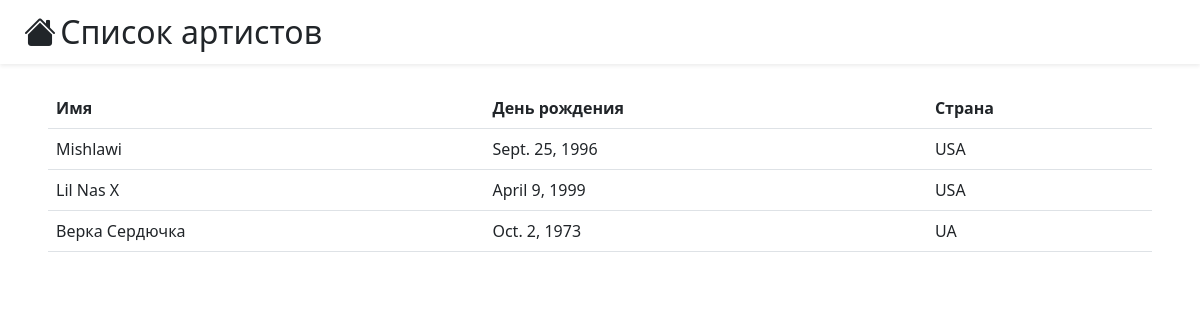
The app's page /artists/, older data.
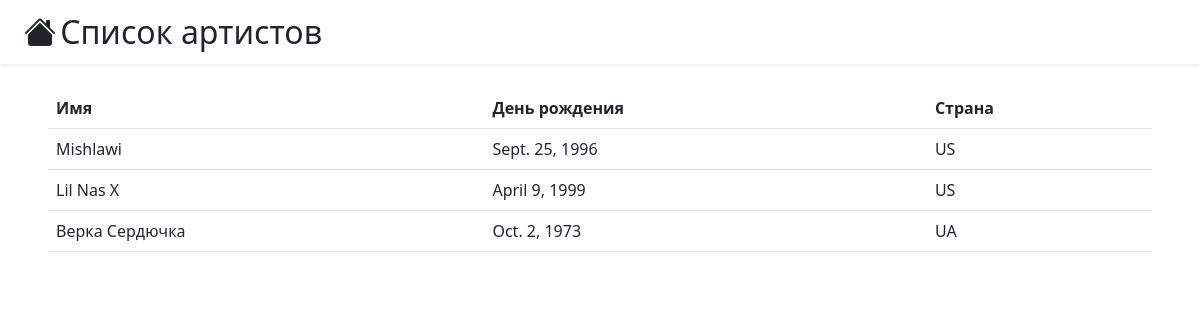
The same page, newer data.
### dance_db_app/models.py (models this page shows, shortened)
class Artist(models.Model):
    name = models.CharField(max_length=256)
    country = models.CharField(max_length=100)
    birthday = models.DateField()

### dance_db_app/views.py (the view)
# urls.py: path('artists/', views.view_artists, name="view_all_artists"),
def view_artists(request):
    template = loader.get_template('dance_db_app/artists.html')
    context = {
        'artists': Artist.objects.all()
    }
    return HttpResponse(template.render(context, request))

### dance_db_app/templates/dance_db_app/artists.html
{% extends 'dance_db_app/blocks/page_base.html' %}
{% block page_title %}Список артистов{% endblock page_title %}
{% block page_content %}
<table class="table table-hover">
    <tr>
        <th>Имя</th>
        <th>День рождения</th>
        <th>Страна</th>
    </tr>
    {% for artist in artists %}
    <tr style="cursor: pointer" onclick="window.location='{% url 'view_artist' artist.pk %}'">
        <td>{{artist.name}}</td>
        <td>{{artist.birthday}}</td>
        <td>{{artist.country}}</td>
    </tr>
    {% endfor %}
</table>
{% endblock page_content %}

Row changes from the older to the newer data that the page shows:
changed Artist "Mishlawi": country "USA" → "US"
changed Artist "Lil Nas X": country "USA" → "US"
